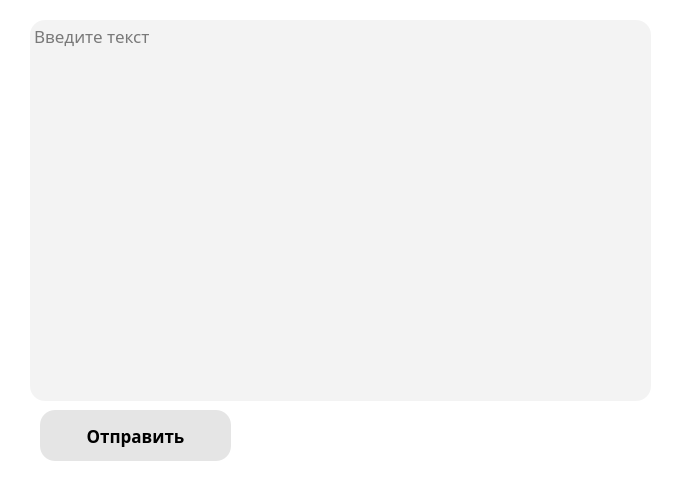
<?xml version="1.0" encoding="UTF-8"?>
<ui version="4.0">
 <class>Dialog</class>
 <widget class="QDialog" name="Dialog">
  <property name="geometry">
   <rect>
    <x>0</x>
    <y>0</y>
    <width>686</width>
    <height>487</height>
   </rect>
  </property>
  <property name="windowTitle">
   <string>Dialog</string>
  </property>
  <property name="styleSheet">
   <string notr="true">background-color:rgb(255, 255, 255)</string>
  </property>
  <widget class="QPushButton" name="button_send">
   <property name="geometry">
    <rect>
     <x>40</x>
     <y>410</y>
     <width>191</width>
     <height>51</height>
    </rect>
   </property>
   <property name="font">
    <font>
     <family>Bahnschrift</family>
     <pointsize>13</pointsize>
     <bold>true</bold>
    </font>
   </property>
   <property name="styleSheet">
    <string notr="true">border-radius: 15;
color:rgb(0, 0, 0);
background-color:  rgb(229, 229, 229)</string>
   </property>
   <property name="text">
    <string>Отправить</string>
   </property>
  </widget>
  <widget class="QTextEdit" name="post_text">
   <property name="geometry">
    <rect>
     <x>30</x>
     <y>20</y>
     <width>621</width>
     <height>381</height>
    </rect>
   </property>
   <property name="font">
    <font>
     <family>Bahnschrift</family>
     <pointsize>13</pointsize>
    </font>
   </property>
   <property name="styleSheet">
    <string notr="true">border-radius:15;
color:rgb(0, 0, 0);
background-color:rgb(243, 243, 243)</string>
   </property>
   <property name="placeholderText">
    <string>Введите текст</string>
   </property>
  </widget>
 </widget>
 <resources/>
 <connections/>
</ui>
